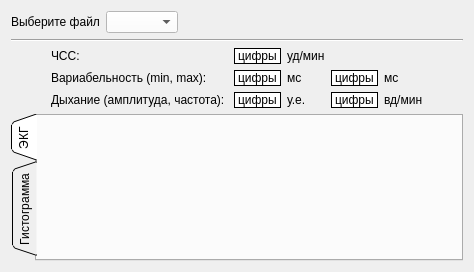
        <widget class="QWidget" name="ecg">
         <attribute name="title">
          <string>ЭКГ</string>
         </attribute>
         <layout class="QVBoxLayout" name="verticalLayout_3">
          <item>
           <layout class="QHBoxLayout" name="horizontalLayout_3">
            <item>
             <widget class="QLabel" name="label_20">
              <property name="text">
               <string>Выберите файл</string>
              </property>
             </widget>
            </item>
            <item>
             <widget class="QComboBox" name="ecgFilesCombo">
              <property name="styleSheet">
               <string notr="true">background-color: rgb(255, 255, 255);
</string>
              </property>
              <property name="sizeAdjustPolicy">
               <enum>QComboBox::AdjustToContents</enum>
              </property>
             </widget>
            </item>
            <item>
             <spacer name="horizontalSpacer_5">
              <property name="orientation">
               <enum>Qt::Horizontal</enum>
              </property>
              <property name="sizeHint" stdset="0">
               <size>
                <width>40</width>
                <height>20</height>
               </size>
              </property>
             </spacer>
            </item>
           </layout>
          </item>
          <item>
           <widget class="Line" name="line_2">
            <property name="orientation">
             <enum>Qt::Horizontal</enum>
            </property>
           </widget>
          </item>
          <item>
           <layout class="QGridLayout" name="gridLayout">
            <item row="1" column="2">
             <layout class="QHBoxLayout" name="horizontalLayout_11">
              <item>
               <widget class="ResultLabel" name="variabilityMinLable">
                <property name="styleSheet">
                 <string notr="true">background-color: rgb(255, 255, 255);
border-color: rgb(0, 0, 0);</string>
                </property>
                <property name="frameShape">
                 <enum>QFrame::Box</enum>
                </property>
                <property name="text">
                 <string>цифры</string>
                </property>
               </widget>
              </item>
              <item>
               <widget class="QLabel" name="label_14">
                <property name="text">
                 <string>мс</string>
                </property>
               </widget>
              </item>
             </layout>
            </item>
            <item row="1" column="4">
             <spacer name="horizontalSpacer_4">
              <property name="orientation">
               <enum>Qt::Horizontal</enum>
              </property>
              <property name="sizeHint" stdset="0">
               <size>
                <width>40</width>
                <height>0</height>
               </size>
              </property>
             </spacer>
            </item>
            <item row="1" column="3">
             <layout class="QHBoxLayout" name="horizontalLayout_12">
              <item>
               <widget class="ResultLabel" name="variabilityMaxLable">
                <property name="styleSheet">
                 <string notr="true">background-color: rgb(255, 255, 255);
border-color: rgb(0, 0, 0);</string>
                </property>
                <property name="frameShape">
                 <enum>QFrame::Box</enum>
                </property>
                <property name="text">
                 <string>цифры</string>
                </property>
               </widget>
              </item>
              <item>
               <widget class="QLabel" name="label_15">
                <property name="text">
                 <string>мс</string>
                </property>
               </widget>
              </item>
             </layout>
            </item>
            <item row="2" column="1">
             <widget class="QLabel" name="label_6">
              <property name="text">
               <string>Дыхание (амплитуда, частота): </string>
              </property>
              <property name="alignment">
               <set>Qt::AlignLeading|Qt::AlignLeft|Qt::AlignVCenter</set>
              </property>
             </widget>
            </item>
            <item row="2" column="3">
             <layout class="QHBoxLayout" name="horizontalLayout_14">
              <item>
               <widget class="ResultLabel" name="breathFreqLabel">
                <property name="styleSheet">
                 <string notr="true">background-color: rgb(255, 255, 255);
border-color: rgb(0, 0, 0);</string>
                </property>
                <property name="frameShape">
                 <enum>QFrame::Box</enum>
                </property>
                <property name="text">
                 <string>цифры</string>
                </property>
               </widget>
              </item>
              <item>
               <widget class="QLabel" name="label_17">
                <property name="text">
                 <string>вд/мин</string>
                </property>
               </widget>
              </item>
             </layout>
            </item>
            <item row="2" column="2">
             <layout class="QHBoxLayout" name="horizontalLayout_13">
              <item>
               <widget class="ResultLabel" name="breathAmplitudeLabel">
                <property name="styleSheet">
                 <string notr="true">border-color: rgb(0, 0, 0);
background-color: rgb(255, 255, 255);</string>
                </property>
                <property name="frameShape">
                 <enum>QFrame::Box</enum>
                </property>
                <property name="text">
                 <string>цифры</string>
                </property>
               </widget>
              </item>
              <item>
               <widget class="QLabel" name="label_16">
                <property name="text">
                 <string>у.е.</string>
                </property>
               </widget>
              </item>
             </layout>
            </item>
            <item row="0" column="1">
             <widget class="QLabel" name="label">
              <property name="text">
               <string>ЧСС:</string>
              </property>
             </widget>
            </item>
            <item row="1" column="1">
             <widget class="QLabel" name="label_5">
              <property name="text">
               <string>Вариабельность (min, max):</string>
              </property>
              <property name="alignment">
               <set>Qt::AlignLeading|Qt::AlignLeft|Qt::AlignVCenter</set>
              </property>
             </widget>
            </item>
            <item row="0" column="2">
             <layout class="QHBoxLayout" name="horizontalLayout">
              <item>
               <widget class="ResultLabel" name="haertRateLable">
                <property name="styleSheet">
                 <string notr="true">background-color: rgb(255, 255, 255);
border-color: rgb(0, 0, 0);</string>
                </property>
                <property name="frameShape">
                 <enum>QFrame::Box</enum>
                </property>
                <property name="text">
                 <string>цифры</string>
                </property>
               </widget>
              </item>
              <item>
               <widget class="QLabel" name="label_13">
                <property name="text">
                 <string>уд/мин</string>
                </property>
               </widget>
              </item>
             </layout>
            </item>
            <item row="1" column="0">
             <spacer name="horizontalSpacer_8">
              <property name="orientation">
               <enum>Qt::Horizontal</enum>
              </property>
              <property name="sizeHint" stdset="0">
               <size>
                <width>40</width>
                <height>0</height>
               </size>
              </property>
             </spacer>
            </item>
           </layout>
          </item>
          <item>
           <widget class="QTabWidget" name="tabWidget_2">
            <property name="tabPosition">
             <enum>QTabWidget::West</enum>
            </property>
            <property name="tabShape">
             <enum>QTabWidget::Triangular</enum>
            </property>
            <property name="currentIndex">
             <number>0</number>
            </property>
            <property name="documentMode">
             <bool>false</bool>
            </property>
            <widget class="QWidget" name="tab_4">
             <attribute name="title">
              <string>ЭКГ</string>
             </attribute>
             <layout class="QVBoxLayout" name="verticalLayout_8"/>
            </widget>
            <widget class="QWidget" name="tab_5">
             <attribute name="title">
              <string>Гистограмма</string>
             </attribute>
            </widget>
           </widget>
          </item>
         </layout>
        </widget>
